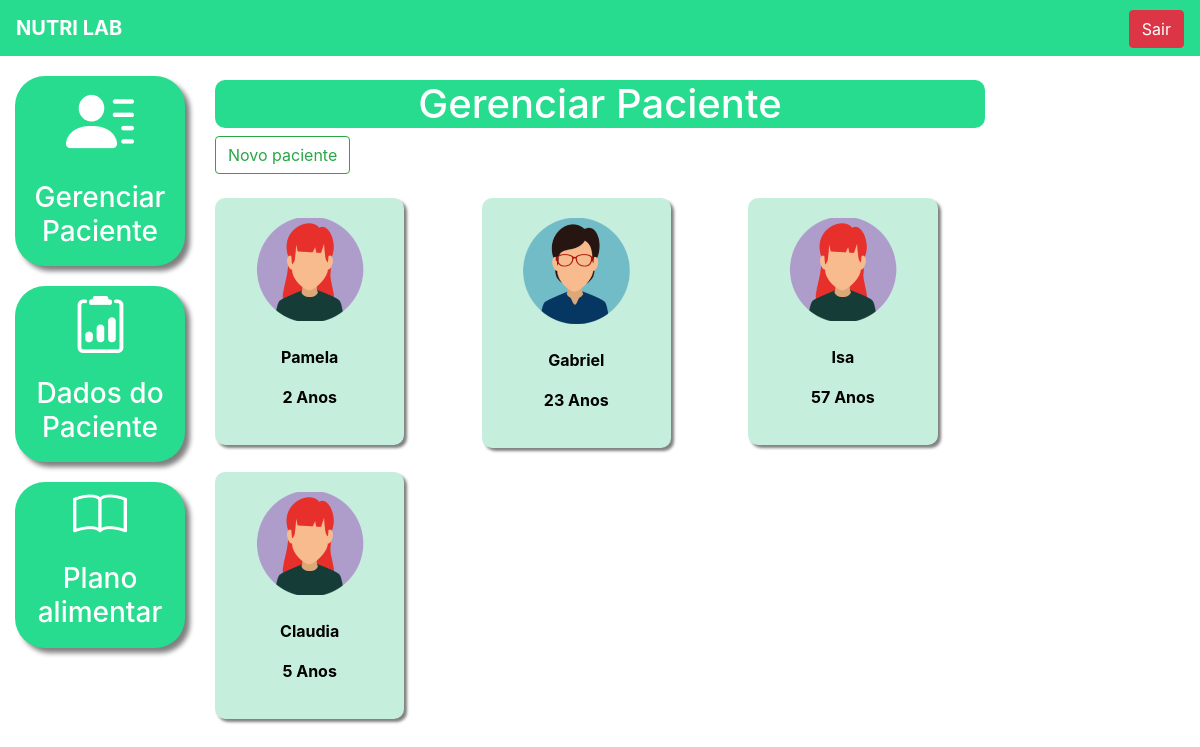
Page /patient/ (signed in) on the committed database.
### main/models.py (models this page shows, shortened)
class Pacientes(models.Model):
    choices_sexo = (('F', 'Feminino'),
                    ('M', 'Maculino'))
    nome = models.CharField(max_length=50)
    sexo = models.CharField(max_length=1, choices=choices_sexo)
    idade = models.IntegerField()
    email = models.EmailField()
    telefone = models.CharField(max_length=19)
    nutri = models.ForeignKey(User, on_delete=models.CASCADE)

### main/views.py (the view, shortened to what this page needs)
# urls.py: path('patient/', views.patient, name='patient'),
@login_required(login_url='/auth/login/')
def patient(request):
    if request.method == "GET":
        pacientes = Pacientes.objects.filter(nutri=request.user)
        return render(request, 'main.html', {'pacientes': pacientes})

### main/templates/main.html (shortened to what this page needs)
{% extends 'base_main.html' %}
{% load static %}
{% block 'main'%}
    <br>
    <h1 class="titulo">Gerenciar Paciente </h1>
<button type="button" class="btn btn-outline-success" data-toggle="modal" data-target="#modal">
  Novo paciente
</button>
<br>
<br>
<div  class="row">
    {% for paciente in pacientes %}
    <div class="col-md-4">
        <a href="{% url 'config_patient' paciente.id %}" class="link-hover">
            <div class="card-paciente">
                <div class="foto-perfil">
                    {% if paciente.sexo == "M"%}
                        <img src="{% static 'main/img/perfil2.png' %}">
                    {% else %}
                        <img src="{% static 'main/img/perfil1.png' %}">
                    {% endif %}
                </div>
                <br>
                <p class="dados">{{paciente.nome}} </p>
                <p class="dados">{{paciente.idade}} Anos </p>
            </div>
            <br>
        </a>
    </div>
    {% endfor %}
</div>
{% endblock%}

### templates/static/main/css/main.css (style rules this page uses)
.titulo { text-align: center; color: #ffffff; border-radius: 10px; background-color: #27DB8F; }
.card-paciente { background-color: #c5eedd; width: 80%; box-shadow: 3px 3px 3px gray; padding: 20px; color: black; border-radius: 10px; transition: background .6s; }
.foto-perfil { text-align: center; }
.dados { font-weight: bold; text-align: center; }

### rows in the picture
Pacientes: nome "Pamela", idade "2"
Pacientes: nome "Gabriel", idade "23"
Pacientes: nome "Isa", idade "57"
Pacientes: nome "Claudia", idade "5"
